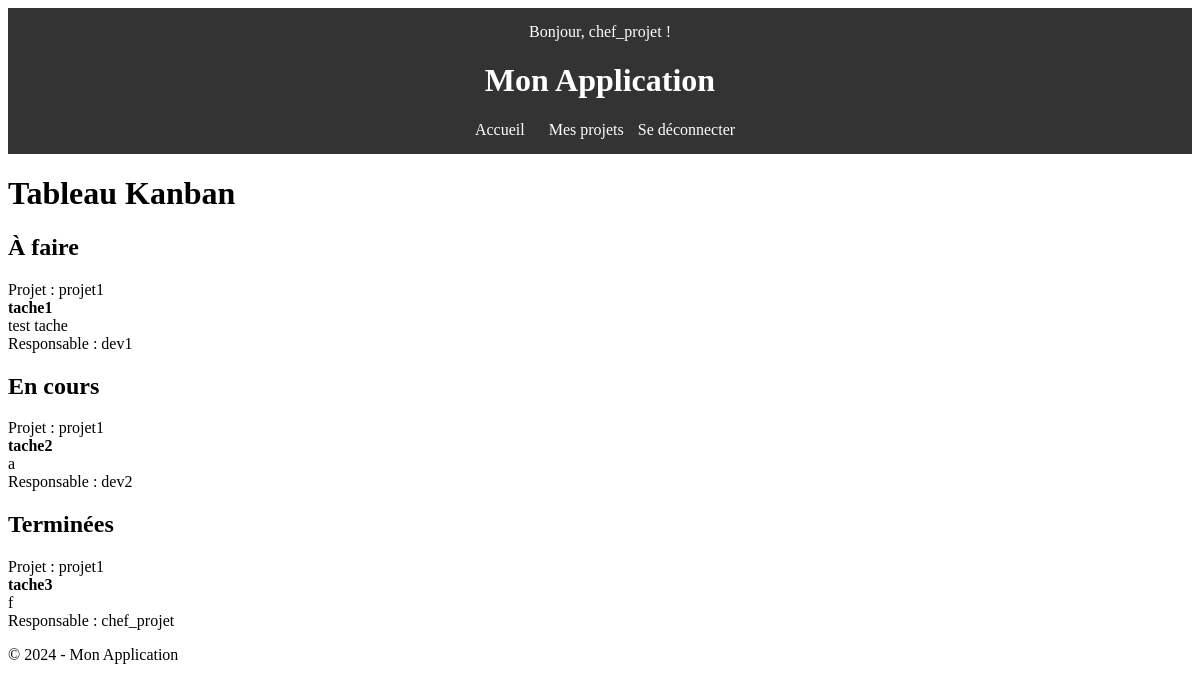
The page / (signed in) on the database its author committed.
### Prototype/models.py (models this page shows, shortened)
class Tache(models.Model):
    id = models.AutoField(primary_key=True)
    titre = models.CharField(max_length=100)
    description = models.TextField()
    responsable = models.ForeignKey(User, on_delete=models.CASCADE)
    statut = models.CharField(
        max_length=20,
        choices=[
            ('a_faire', 'À faire'),
            ('en_cours', 'En cours'),
            ('termine', 'Terminé'),
        ],
        default='a_faire'
    )
    projet = models.ForeignKey(Projet, on_delete=models.CASCADE, related_name="taches")

class Projet(models.Model):
    id = models.AutoField(primary_key=True)
    nom = models.CharField(max_length=100)
    description = models.TextField()
    date_debut = models.DateField()
    date_fin = models.DateField()
    membres = models.ManyToManyField(User, related_name='projets')

### Prototype/views.py (the view)
# urls.py: path('', views.index, name='index'),  # URL de l'accueil
@login_required
def index(request):
    projet = Projet.objects.all()
    taches_a_faire = Tache.objects.filter(statut='a_faire')
    taches_en_cours = Tache.objects.filter(statut='en_cours')
    taches_terminees = Tache.objects.filter(statut='termine')
    return render(request, 'gestion_projets/index.html', {
        'projet': projet,
        'taches_a_faire': taches_a_faire,
        'taches_en_cours': taches_en_cours,
        'taches_terminees': taches_terminees,
    })

### templates/gestion_projets/index.html (shortened to what this page needs)
{% extends "base.html" %}
{% block content %}
    <h1>Tableau Kanban</h1>
    <div class="kanban-board">
        <div class="kanban-column">
            <h2>À faire</h2>
            {% for tache in taches_a_faire %}
            <div class="task">
                Projet : {{ tache.projet.nom }}<br>
                <strong>{{ tache.titre }}</strong><br>
                {{ tache.description }}<br>
                Responsable : {{ tache.responsable }}
            </div>
            {% empty %}
            <p>Aucune tâche.</p>
            {% endfor %}
        </div>
        <div class="kanban-column">
            <h2>En cours</h2>
            {% for tache in taches_en_cours %}
            <div class="task">
                Projet : {{ tache.projet.nom }}<br>
                <strong>{{ tache.titre }}</strong><br>
                {{ tache.description }}<br>
                Responsable : {{ tache.responsable }}
            </div>
            {% empty %}
            <p>Aucune tâche.</p>
            {% endfor %}
        </div>
        <div class="kanban-column">
            <h2>Terminées</h2>
            {% for tache in taches_terminees %}
            <div class="task">
                Projet : {{ tache.projet.nom }}<br>
                <strong>{{ tache.titre }}</strong><br>
                {{ tache.description }}<br>
                Responsable : {{ tache.responsable }}
            </div>
            {% empty %}
            <p>Aucune tâche.</p>
            {% endfor %}
        </div>
    </div>
{% endblock %}

### templates/base.html (shortened to what this page needs)
<!DOCTYPE html>
<html lang="en">
<head>
</head>
<body>
    <header>
        {% if user.is_authenticated %}
           Bonjour, {{ user.username }} !
        {% else %}
            <a href="{% url 'login' %}">Se connecter</a>
        {% endif %}
        <h1>Mon Application</h1>
        <nav>
            <a href="/">Accueil</a>
            <a href="{% url 'mes_projets' user.id %}">Mes projets</a>
            {% if user.is_authenticated %}
                <form method="post" action="{% url 'logout' %}" style="display: inline;">
                    <button type="submit" style="background: none; border: none; color: inherit; cursor: pointer; padding: 0; font: inherit;">Se déconnecter</button>
                </form>
            {% endif %}
        </nav>
    </header>
    <main>
        {% block content %}{% endblock %}
    </main>
    <footer>
        <p>&copy; 2024 - Mon Application</p>
    </footer>
</body>
</html>

### templates/base.html (style rules this page uses)
header { background: #333; color: white; padding: 15px; text-align: center; }
nav { margin-top: 10px; }
nav a { color: white; margin: 0 10px; text-decoration: none; }

### rows shown on the page
Tache: projet.nom "projet1", titre "tache1", description "test tache", responsable "dev1"
Tache: projet.nom "projet1", titre "tache2", description "a", responsable "dev2"
Tache: projet.nom "projet1", titre "tache3", description "f", responsable "chef_projet"

### other values the page prints
{{ user.username }} "chef_projet"
